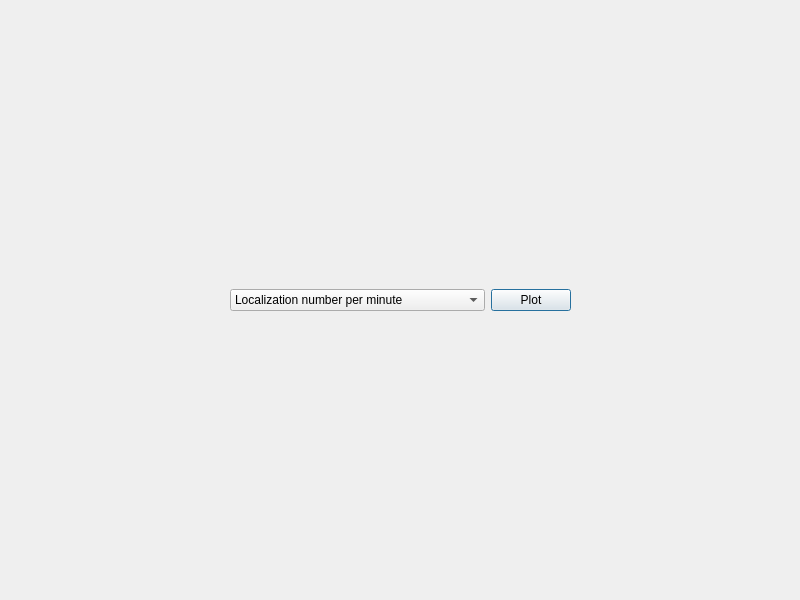
<?xml version="1.0" encoding="UTF-8"?>
<ui version="4.0">
 <class>TemporalInspector</class>
 <widget class="QDialog" name="TemporalInspector">
  <property name="geometry">
   <rect>
    <x>0</x>
    <y>0</y>
    <width>800</width>
    <height>600</height>
   </rect>
  </property>
  <property name="windowTitle">
   <string>Temporal Inspector</string>
  </property>
  <layout class="QVBoxLayout" name="verticalLayout_2">
   <item>
    <layout class="QVBoxLayout" name="main_layout">
     <item>
      <layout class="QHBoxLayout" name="commands_layout">
       <item>
        <spacer name="horizontalSpacer">
         <property name="orientation">
          <enum>Qt::Horizontal</enum>
         </property>
         <property name="sizeHint" stdset="0">
          <size>
           <width>40</width>
           <height>20</height>
          </size>
         </property>
        </spacer>
       </item>
       <item>
        <widget class="QComboBox" name="cbAnalysisSelection">
         <property name="sizePolicy">
          <sizepolicy hsizetype="MinimumExpanding" vsizetype="Fixed">
           <horstretch>0</horstretch>
           <verstretch>0</verstretch>
          </sizepolicy>
         </property>
         <item>
          <property name="text">
           <string>Localization number per minute</string>
          </property>
         </item>
         <item>
          <property name="text">
           <string>Localization precision per minute</string>
          </property>
         </item>
         <item>
          <property name="text">
           <string>Localization precision per minute (std err)</string>
          </property>
         </item>
        </widget>
       </item>
       <item>
        <widget class="QPushButton" name="pbPlot">
         <property name="text">
          <string>Plot</string>
         </property>
        </widget>
       </item>
       <item>
        <spacer name="horizontalSpacer_2">
         <property name="orientation">
          <enum>Qt::Horizontal</enum>
         </property>
         <property name="sizeHint" stdset="0">
          <size>
           <width>40</width>
           <height>20</height>
          </size>
         </property>
        </spacer>
       </item>
      </layout>
     </item>
    </layout>
   </item>
  </layout>
 </widget>
 <resources/>
 <connections/>
</ui>
